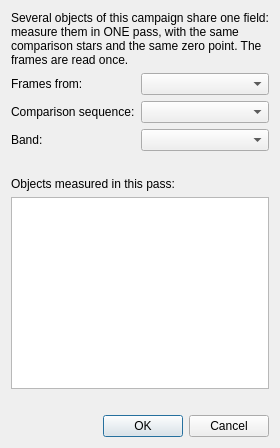
<?xml version="1.0" encoding="UTF-8"?>
<!--
  Campaign pass dialog (E5c). Loaded by gui/pass_dialog.py through
  gui/ui_loader.py (ADR-005). The campaign's name, its visits, the
  sequence choices and the target rows are DATA and stay in code; the
  structure and the labels live here.
-->
<ui version="4.0">
 <class>PassDialog</class>
 <widget class="QDialog" name="PassDialog">
  <layout class="QVBoxLayout" name="vbox_pass"><property name="leftMargin"><number>11</number></property><property name="topMargin"><number>11</number></property><property name="rightMargin"><number>11</number></property><property name="bottomMargin"><number>11</number></property>
   <item><widget class="QLabel" name="lbl_intro"><property name="text"><string>Several objects of this campaign share one field: measure them in ONE pass, with the same comparison stars and the same zero point. The frames are read once.</string></property><property name="wordWrap"><bool>true</bool></property></widget></item>
   <item>
    <layout class="QFormLayout" name="form_pass">
     <item row="0" column="0"><widget class="QLabel" name="lbl_visit"><property name="text"><string>Frames from:</string></property></widget></item>
     <item row="0" column="1"><widget class="QComboBox" name="cmb_visit"/></item>
     <item row="1" column="0"><widget class="QLabel" name="lbl_seq"><property name="text"><string>Comparison sequence:</string></property></widget></item>
     <item row="1" column="1"><widget class="QComboBox" name="cmb_sequence"/></item>
     <item row="2" column="0"><widget class="QLabel" name="lbl_band"><property name="text"><string>Band:</string></property></widget></item>
     <item row="2" column="1"><widget class="QComboBox" name="cmb_band"/></item>
    </layout>
   </item>
   <item><widget class="QLabel" name="lbl_wcs"><property name="text"><string/></property><property name="wordWrap"><bool>true</bool></property></widget></item>
   <item><widget class="QLabel" name="lbl_targets"><property name="text"><string>Objects measured in this pass:</string></property></widget></item>
   <item><widget class="QListWidget" name="lst_targets"><property name="minimumSize"><size><width>0</width><height>120</height></size></property></widget></item>
   <item><widget class="QLabel" name="lbl_left"><property name="text"><string/></property><property name="wordWrap"><bool>true</bool></property></widget></item>
   <item><widget class="QDialogButtonBox" name="buttonBox"><property name="standardButtons"><set>QDialogButtonBox::Cancel|QDialogButtonBox::Ok</set></property></widget></item>
  </layout>
 </widget>
 <resources/>
 <connections/>
</ui>
